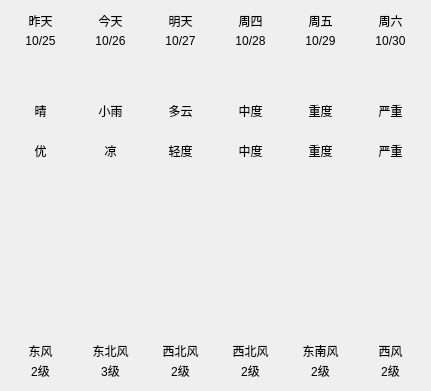
       <widget class="QWidget" name="widget_6" native="true">
        <property name="geometry">
         <rect>
          <x>400</x>
          <y>0</y>
          <width>431</width>
          <height>391</height>
         </rect>
        </property>
        <widget class="QWidget" name="widget_date1" native="true">
         <property name="geometry">
          <rect>
           <x>10</x>
           <y>10</y>
           <width>61</width>
           <height>41</height>
          </rect>
         </property>
         <widget class="QLabel" name="week1">
          <property name="geometry">
           <rect>
            <x>0</x>
            <y>0</y>
            <width>61</width>
            <height>21</height>
           </rect>
          </property>
          <property name="text">
           <string>昨天</string>
          </property>
          <property name="alignment">
           <set>Qt::AlignCenter</set>
          </property>
         </widget>
         <widget class="QLabel" name="date1">
          <property name="geometry">
           <rect>
            <x>0</x>
            <y>20</y>
            <width>61</width>
            <height>21</height>
           </rect>
          </property>
          <property name="text">
           <string>10/25</string>
          </property>
          <property name="alignment">
           <set>Qt::AlignCenter</set>
          </property>
         </widget>
        </widget>
        <widget class="QWidget" name="widget_weather1" native="true">
         <property name="geometry">
          <rect>
           <x>10</x>
           <y>60</y>
           <width>61</width>
           <height>61</height>
          </rect>
         </property>
         <widget class="QLabel" name="label_weather1">
          <property name="geometry">
           <rect>
            <x>10</x>
            <y>0</y>
            <width>41</width>
            <height>41</height>
           </rect>
          </property>
          <property name="text">
           <string/>
          </property>
          <property name="alignment">
           <set>Qt::AlignCenter</set>
          </property>
         </widget>
         <widget class="QLabel" name="weather1">
          <property name="geometry">
           <rect>
            <x>0</x>
            <y>40</y>
            <width>61</width>
            <height>21</height>
           </rect>
          </property>
          <property name="text">
           <string>晴</string>
          </property>
          <property name="alignment">
           <set>Qt::AlignCenter</set>
          </property>
         </widget>
        </widget>
        <widget class="QWidget" name="widget1" native="true">
         <property name="geometry">
          <rect>
           <x>10</x>
           <y>130</y>
           <width>61</width>
           <height>41</height>
          </rect>
         </property>
         <property name="styleSheet">
          <string notr="true"/>
         </property>
         <widget class="QLabel" name="label1">
          <property name="geometry">
           <rect>
            <x>0</x>
            <y>10</y>
            <width>61</width>
            <height>21</height>
           </rect>
          </property>
          <property name="sizePolicy">
           <sizepolicy hsizetype="Preferred" vsizetype="Preferred">
            <horstretch>0</horstretch>
            <verstretch>0</verstretch>
           </sizepolicy>
          </property>
          <property name="text">
           <string>优</string>
          </property>
          <property name="alignment">
           <set>Qt::AlignCenter</set>
          </property>
         </widget>
        </widget>
        <widget class="QWidget" name="widget_weather2" native="true">
         <property name="geometry">
          <rect>
           <x>80</x>
           <y>60</y>
           <width>61</width>
           <height>61</height>
          </rect>
         </property>
         <widget class="QLabel" name="label_weather2">
          <property name="geometry">
           <rect>
            <x>10</x>
            <y>0</y>
            <width>41</width>
            <height>41</height>
           </rect>
          </property>
          <property name="text">
           <string/>
          </property>
          <property name="alignment">
           <set>Qt::AlignCenter</set>
          </property>
         </widget>
         <widget class="QLabel" name="weather2">
          <property name="geometry">
           <rect>
            <x>0</x>
            <y>40</y>
            <width>61</width>
            <height>21</height>
           </rect>
          </property>
          <property name="text">
           <string>小雨</string>
          </property>
          <property name="alignment">
           <set>Qt::AlignCenter</set>
          </property>
         </widget>
        </widget>
        <widget class="QWidget" name="widget2" native="true">
         <property name="geometry">
          <rect>
           <x>80</x>
           <y>130</y>
           <width>61</width>
           <height>41</height>
          </rect>
         </property>
         <widget class="QLabel" name="label2">
          <property name="geometry">
           <rect>
            <x>0</x>
            <y>10</y>
            <width>61</width>
            <height>21</height>
           </rect>
          </property>
          <property name="text">
           <string>凉</string>
          </property>
          <property name="alignment">
           <set>Qt::AlignCenter</set>
          </property>
         </widget>
        </widget>
        <widget class="QWidget" name="widget_date2" native="true">
         <property name="geometry">
          <rect>
           <x>80</x>
           <y>10</y>
           <width>61</width>
           <height>41</height>
          </rect>
         </property>
         <widget class="QLabel" name="week2">
          <property name="geometry">
           <rect>
            <x>0</x>
            <y>0</y>
            <width>61</width>
            <height>21</height>
           </rect>
          </property>
          <property name="text">
           <string>今天</string>
          </property>
          <property name="alignment">
           <set>Qt::AlignCenter</set>
          </property>
         </widget>
         <widget class="QLabel" name="date2">
          <property name="geometry">
           <rect>
            <x>0</x>
            <y>20</y>
            <width>61</width>
            <height>21</height>
           </rect>
          </property>
          <property name="text">
           <string>10/26</string>
          </property>
          <property name="alignment">
           <set>Qt::AlignCenter</set>
          </property>
         </widget>
        </widget>
        <widget class="QWidget" name="widget_weather3" native="true">
         <property name="geometry">
          <rect>
           <x>150</x>
           <y>60</y>
           <width>61</width>
           <height>61</height>
          </rect>
         </property>
         <widget class="QLabel" name="label_weather3">
          <property name="geometry">
           <rect>
            <x>10</x>
            <y>0</y>
            <width>41</width>
            <height>41</height>
           </rect>
          </property>
          <property name="text">
           <string/>
          </property>
         </widget>
         <widget class="QLabel" name="weather3">
          <property name="geometry">
           <rect>
            <x>0</x>
            <y>40</y>
            <width>61</width>
            <height>21</height>
           </rect>
          </property>
          <property name="text">
           <string>多云</string>
          </property>
          <property name="alignment">
           <set>Qt::AlignCenter</set>
          </property>
         </widget>
        </widget>
        <widget class="QWidget" name="widget_date3" native="true">
         <property name="geometry">
          <rect>
           <x>150</x>
           <y>10</y>
           <width>61</width>
           <height>41</height>
          </rect>
         </property>
         <widget class="QLabel" name="week3">
          <property name="geometry">
           <rect>
            <x>0</x>
            <y>0</y>
            <width>61</width>
            <height>21</height>
           </rect>
          </property>
          <property name="text">
           <string>明天</string>
          </property>
          <property name="alignment">
           <set>Qt::AlignCenter</set>
          </property>
         </widget>
         <widget class="QLabel" name="date3">
          <property name="geometry">
           <rect>
            <x>0</x>
            <y>20</y>
            <width>61</width>
            <height>21</height>
           </rect>
          </property>
          <property name="text">
           <string>10/27</string>
          </property>
          <property name="alignment">
           <set>Qt::AlignCenter</set>
          </property>
         </widget>
        </widget>
        <widget class="QWidget" name="widget3" native="true">
         <property name="geometry">
          <rect>
           <x>150</x>
           <y>130</y>
           <width>61</width>
           <height>41</height>
          </rect>
         </property>
         <property name="styleSheet">
          <string notr="true"/>
         </property>
         <widget class="QLabel" name="label3">
          <property name="geometry">
           <rect>
            <x>0</x>
            <y>10</y>
            <width>61</width>
            <height>21</height>
           </rect>
          </property>
          <property name="text">
           <string>轻度</string>
          </property>
          <property name="alignment">
           <set>Qt::AlignCenter</set>
          </property>
         </widget>
        </widget>
        <widget class="QWidget" name="widget_weather4" native="true">
         <property name="geometry">
          <rect>
           <x>220</x>
           <y>60</y>
           <width>61</width>
           <height>61</height>
          </rect>
         </property>
         <widget class="QLabel" name="label_weather4">
          <property name="geometry">
           <rect>
            <x>10</x>
            <y>0</y>
            <width>41</width>
            <height>41</height>
           </rect>
          </property>
          <property name="text">
           <string/>
          </property>
         </widget>
         <widget class="QLabel" name="weather4">
          <property name="geometry">
           <rect>
            <x>0</x>
            <y>40</y>
            <width>61</width>
            <height>21</height>
           </rect>
          </property>
          <property name="text">
           <string>中度</string>
          </property>
          <property name="alignment">
           <set>Qt::AlignCenter</set>
          </property>
         </widget>
        </widget>
        <widget class="QWidget" name="widget4" native="true">
         <property name="geometry">
          <rect>
           <x>220</x>
           <y>130</y>
           <width>61</width>
           <height>41</height>
          </rect>
         </property>
         <widget class="QLabel" name="label4">
          <property name="geometry">
           <rect>
            <x>0</x>
            <y>10</y>
            <width>61</width>
            <height>21</height>
           </rect>
          </property>
          <property name="text">
           <string>中度</string>
          </property>
          <property name="alignment">
           <set>Qt::AlignCenter</set>
          </property>
         </widget>
        </widget>
        <widget class="QWidget" name="widget_date4" native="true">
         <property name="geometry">
          <rect>
           <x>220</x>
           <y>10</y>
           <width>61</width>
           <height>41</height>
          </rect>
         </property>
         <widget class="QLabel" name="week4">
          <property name="geometry">
           <rect>
            <x>0</x>
            <y>0</y>
            <width>61</width>
            <height>21</height>
           </rect>
          </property>
          <property name="text">
           <string>周四</string>
          </property>
          <property name="alignment">
           <set>Qt::AlignCenter</set>
          </property>
         </widget>
         <widget class="QLabel" name="date4">
          <property name="geometry">
           <rect>
            <x>0</x>
            <y>20</y>
            <width>61</width>
            <height>21</height>
           </rect>
          </property>
          <property name="text">
           <string>10/28</string>
          </property>
          <property name="alignment">
           <set>Qt::AlignCenter</set>
          </property>
         </widget>
        </widget>
        <widget class="QWidget" name="widget_weather5" native="true">
         <property name="geometry">
          <rect>
           <x>290</x>
           <y>60</y>
           <width>61</width>
           <height>61</height>
          </rect>
         </property>
         <widget class="QLabel" name="label_weather5">
          <property name="geometry">
           <rect>
            <x>10</x>
            <y>0</y>
            <width>41</width>
            <height>41</height>
           </rect>
          </property>
          <property name="text">
           <string/>
          </property>
         </widget>
         <widget class="QLabel" name="weather5">
          <property name="geometry">
           <rect>
            <x>0</x>
            <y>40</y>
            <width>61</width>
            <height>21</height>
           </rect>
          </property>
          <property name="text">
           <string>重度</string>
          </property>
          <property name="alignment">
           <set>Qt::AlignCenter</set>
          </property>
         </widget>
        </widget>
        <widget class="QWidget" name="widget5" native="true">
         <property name="geometry">
          <rect>
           <x>290</x>
           <y>130</y>
           <width>61</width>
           <height>41</height>
          </rect>
         </property>
         <widget class="QLabel" name="label5">
          <property name="geometry">
           <rect>
            <x>0</x>
            <y>10</y>
            <width>61</width>
            <height>21</height>
           </rect>
          </property>
          <property name="text">
           <string>重度</string>
          </property>
          <property name="alignment">
           <set>Qt::AlignCenter</set>
          </property>
         </widget>
        </widget>
        <widget class="QWidget" name="widget_date5" native="true">
         <property name="geometry">
          <rect>
           <x>290</x>
           <y>10</y>
           <width>61</width>
           <height>41</height>
          </rect>
         </property>
         <widget class="QLabel" name="week5">
          <property name="geometry">
           <rect>
            <x>0</x>
            <y>0</y>
            <width>61</width>
            <height>21</height>
           </rect>
          </property>
          <property name="text">
           <string>周五</string>
          </property>
          <property name="alignment">
           <set>Qt::AlignCenter</set>
          </property>
         </widget>
         <widget class="QLabel" name="date5">
          <property name="geometry">
           <rect>
            <x>0</x>
            <y>20</y>
            <width>61</width>
            <height>21</height>
           </rect>
          </property>
          <property name="text">
           <string>10/29</string>
          </property>
          <property name="alignment">
           <set>Qt::AlignCenter</set>
          </property>
         </widget>
        </widget>
        <widget class="QWidget" name="widget_weather6" native="true">
         <property name="geometry">
          <rect>
           <x>360</x>
           <y>60</y>
           <width>61</width>
           <height>61</height>
          </rect>
         </property>
         <widget class="QLabel" name="label_weather6">
          <property name="geometry">
           <rect>
            <x>10</x>
            <y>0</y>
            <width>41</width>
            <height>41</height>
           </rect>
          </property>
          <property name="text">
           <string/>
          </property>
         </widget>
         <widget class="QLabel" name="weather6">
          <property name="geometry">
           <rect>
            <x>0</x>
            <y>40</y>
            <width>61</width>
            <height>21</height>
           </rect>
          </property>
          <property name="text">
           <string>严重</string>
          </property>
          <property name="alignment">
           <set>Qt::AlignCenter</set>
          </property>
         </widget>
        </widget>
        <widget class="QWidget" name="widget6" native="true">
         <property name="geometry">
          <rect>
           <x>360</x>
           <y>130</y>
           <width>61</width>
           <height>41</height>
          </rect>
         </property>
         <widget class="QLabel" name="label6">
          <property name="geometry">
           <rect>
            <x>0</x>
            <y>10</y>
            <width>61</width>
            <height>21</height>
           </rect>
          </property>
          <property name="text">
           <string>严重</string>
          </property>
          <property name="alignment">
           <set>Qt::AlignCenter</set>
          </property>
         </widget>
        </widget>
        <widget class="QWidget" name="widget_date6" native="true">
         <property name="geometry">
          <rect>
           <x>360</x>
           <y>10</y>
           <width>61</width>
           <height>41</height>
          </rect>
         </property>
         <widget class="QLabel" name="week6">
          <property name="geometry">
           <rect>
            <x>0</x>
            <y>0</y>
            <width>61</width>
            <height>21</height>
           </rect>
          </property>
          <property name="text">
           <string>周六</string>
          </property>
          <property name="alignment">
           <set>Qt::AlignCenter</set>
          </property>
         </widget>
         <widget class="QLabel" name="date6">
          <property name="geometry">
           <rect>
            <x>0</x>
            <y>20</y>
            <width>61</width>
            <height>21</height>
           </rect>
          </property>
          <property name="text">
           <string>10/30</string>
          </property>
          <property name="alignment">
           <set>Qt::AlignCenter</set>
          </property>
         </widget>
        </widget>
        <widget class="QWidget" name="verticalWidget_3" native="true">
         <property name="geometry">
          <rect>
           <x>10</x>
           <y>180</y>
           <width>411</width>
           <height>221</height>
          </rect>
         </property>
         <widget class="QLabel" name="LowLabel">
          <property name="geometry">
           <rect>
            <x>0</x>
            <y>76</y>
            <width>411</width>
            <height>76</height>
           </rect>
          </property>
          <property name="text">
           <string/>
          </property>
         </widget>
         <widget class="QLabel" name="HighLabel">
          <property name="enabled">
           <bool>true</bool>
          </property>
          <property name="geometry">
           <rect>
            <x>0</x>
            <y>0</y>
            <width>411</width>
            <height>76</height>
           </rect>
          </property>
          <property name="text">
           <string/>
          </property>
         </widget>
         <widget class="QWidget" name="widget_flfx2" native="true">
          <property name="geometry">
           <rect>
            <x>70</x>
            <y>160</y>
            <width>61</width>
            <height>41</height>
           </rect>
          </property>
          <widget class="QLabel" name="fx_2">
           <property name="geometry">
            <rect>
             <x>0</x>
             <y>0</y>
             <width>61</width>
             <height>21</height>
            </rect>
           </property>
           <property name="text">
            <string>东北风</string>
           </property>
           <property name="alignment">
            <set>Qt::AlignCenter</set>
           </property>
          </widget>
          <widget class="QLabel" name="fl_2">
           <property name="geometry">
            <rect>
             <x>0</x>
             <y>20</y>
             <width>61</width>
             <height>21</height>
            </rect>
           </property>
           <property name="text">
            <string>3级</string>
           </property>
           <property name="alignment">
            <set>Qt::AlignCenter</set>
           </property>
          </widget>
         </widget>
         <widget class="QWidget" name="widget_flfx4" native="true">
          <property name="geometry">
           <rect>
            <x>210</x>
            <y>160</y>
            <width>61</width>
            <height>41</height>
           </rect>
          </property>
          <widget class="QLabel" name="fx_4">
           <property name="geometry">
            <rect>
             <x>0</x>
             <y>0</y>
             <width>61</width>
             <height>21</height>
            </rect>
           </property>
           <property name="text">
            <string>西北风</string>
           </property>
           <property name="alignment">
            <set>Qt::AlignCenter</set>
           </property>
          </widget>
          <widget class="QLabel" name="fl_4">
           <property name="geometry">
            <rect>
             <x>0</x>
             <y>20</y>
             <width>61</width>
             <height>21</height>
            </rect>
           </property>
           <property name="text">
            <string>2级</string>
           </property>
           <property name="alignment">
            <set>Qt::AlignCenter</set>
           </property>
          </widget>
         </widget>
         <widget class="QWidget" name="widget_flfx3" native="true">
          <property name="geometry">
           <rect>
            <x>140</x>
            <y>160</y>
            <width>61</width>
            <height>41</height>
           </rect>
          </property>
          <widget class="QLabel" name="fx_3">
           <property name="geometry">
            <rect>
             <x>0</x>
             <y>0</y>
             <width>61</width>
             <height>21</height>
            </rect>
           </property>
           <property name="text">
            <string>西北风</string>
           </property>
           <property name="alignment">
            <set>Qt::AlignCenter</set>
           </property>
          </widget>
          <widget class="QLabel" name="fl_3">
           <property name="geometry">
            <rect>
             <x>0</x>
             <y>20</y>
             <width>61</width>
             <height>21</height>
            </rect>
           </property>
           <property name="text">
            <string>2级</string>
           </property>
           <property name="alignment">
            <set>Qt::AlignCenter</set>
           </property>
          </widget>
         </widget>
         <widget class="QWidget" name="widget_flfx6" native="true">
          <property name="geometry">
           <rect>
            <x>350</x>
            <y>160</y>
            <width>61</width>
            <height>41</height>
           </rect>
          </property>
          <widget class="QLabel" name="fx_6">
           <property name="geometry">
            <rect>
             <x>0</x>
             <y>0</y>
             <width>61</width>
             <height>21</height>
            </rect>
           </property>
           <property name="text">
            <string>西风</string>
           </property>
           <property name="alignment">
            <set>Qt::AlignCenter</set>
           </property>
          </widget>
          <widget class="QLabel" name="fl_6">
           <property name="geometry">
            <rect>
             <x>0</x>
             <y>20</y>
             <width>61</width>
             <height>21</height>
            </rect>
           </property>
           <property name="text">
            <string>2级</string>
           </property>
           <property name="alignment">
            <set>Qt::AlignCenter</set>
           </property>
          </widget>
         </widget>
         <widget class="QWidget" name="widget_flfx5" native="true">
          <property name="geometry">
           <rect>
            <x>280</x>
            <y>160</y>
            <width>61</width>
            <height>41</height>
           </rect>
          </property>
          <widget class="QLabel" name="fx_5">
           <property name="geometry">
            <rect>
             <x>0</x>
             <y>0</y>
             <width>61</width>
             <height>21</height>
            </rect>
           </property>
           <property name="text">
            <string>东南风</string>
           </property>
           <property name="alignment">
            <set>Qt::AlignCenter</set>
           </property>
          </widget>
          <widget class="QLabel" name="fl_5">
           <property name="geometry">
            <rect>
             <x>0</x>
             <y>20</y>
             <width>61</width>
             <height>21</height>
            </rect>
           </property>
           <property name="text">
            <string>2级</string>
           </property>
           <property name="alignment">
            <set>Qt::AlignCenter</set>
           </property>
          </widget>
         </widget>
         <widget class="QWidget" name="widget_flfx1" native="true">
          <property name="geometry">
           <rect>
            <x>0</x>
            <y>160</y>
            <width>61</width>
            <height>41</height>
           </rect>
          </property>
          <widget class="QLabel" name="fx_1">
           <property name="geometry">
            <rect>
             <x>0</x>
             <y>0</y>
             <width>61</width>
             <height>21</height>
            </rect>
           </property>
           <property name="text">
            <string>东风</string>
           </property>
           <property name="alignment">
            <set>Qt::AlignCenter</set>
           </property>
          </widget>
          <widget class="QLabel" name="fl_1">
           <property name="geometry">
            <rect>
             <x>0</x>
             <y>20</y>
             <width>61</width>
             <height>21</height>
            </rect>
           </property>
           <property name="text">
            <string>2级</string>
           </property>
           <property name="alignment">
            <set>Qt::AlignCenter</set>
           </property>
          </widget>
         </widget>
        </widget>
       </widget>
